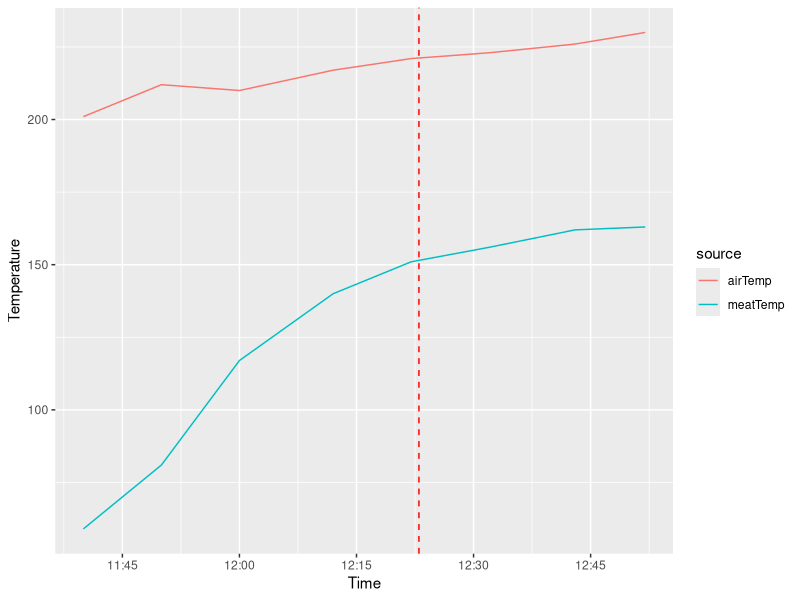

The R source for this figure:
## ---- chunk 1
library(ggplot2)
library(dplyr)
library(tidyr)

time=c('11:40','11:50','12:00','12:12','12:22','12:32','12:43','12:52')
meatTemp=c(59,81,117,140,151,156,162,163)
airTemp=c(201,212,210,217,221,223,226,230)
# 12:23 - reduced venting slightly
hm=as.POSIXct(strptime(time, '%H:%M',tz='GMT')) 
df=data.frame(meatTemp,airTemp,hm) %>%
  gather(source,temp,-hm)
ggplot(df,aes(hm,temp,color=source)) + 
  geom_line() + 
  ylab('Temperature') +
  xlab('Time') +
  geom_vline(xintercept = as.POSIXct(strptime('12:23', '%H:%M',tz='GMT')) ,linetype='dashed',size=0.5,color='red')
  

